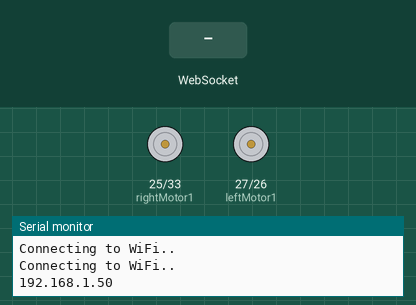
Recording of a sketch running on a simulated ESP32. On the bench: motor-driver pin pairs drawn as motors (green arrow = first pin HIGH = forward, orange = second pin HIGH = backward, longer = more drive), the last lines printed to the serial monitor. The test bench sets the inputs (shaded band). WiFi joins after 1.5 s; servers stay silent unless stated.

Above: at 3.2 s.
3.3 s: WebSocket text "B" received
At 5.1 s:
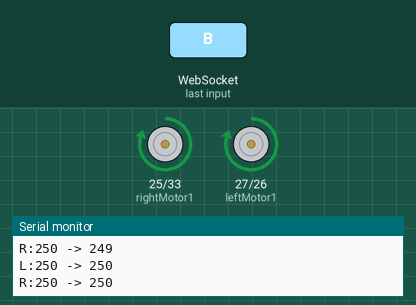
5.4 s: WebSocket text "F" received
At 7.5 s:
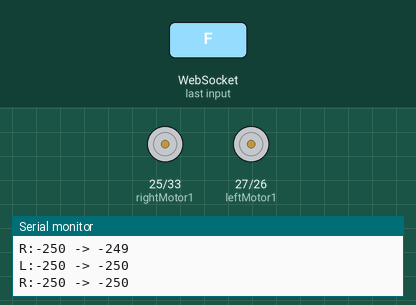
Timing chart, 0 to 9.0 s (numbered marks = the images above; inputs shaded):
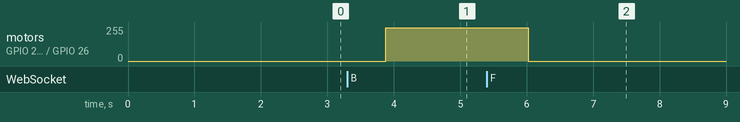

Measured:
- after the input at 3.3 s, motor on GPIO 25 (rightMotor1) / GPIO 33 (rightMotor2), motor on GPIO 27 (leftMotor1) / GPIO 26 (leftMotor2): stopped → forward 250/255 after 0.58 s
- after the input at 5.4 s, motor on GPIO 25 (rightMotor1) / GPIO 33 (rightMotor2), motor on GPIO 27 (leftMotor1) / GPIO 26 (leftMotor2): forward 250/255 → stopped after 0.63 s

The sketch:

esp32-on-the-wheels.ino
```cpp
//#include <Arduino.h>
#include <analogWrite.h>
#include "WiFi.h"
#include "ESPAsyncWebServer.h"
#include "config.h"
#include "public_html.h"

IPAddress broadCast;
String ip = "0.0.0.0";

// define pins
int leftMotor1 = 27;
int leftMotor2 = 26;
int rightMotor1 = 25;
int rightMotor2 = 33;

// define motor speed
// motor output speed
int leftMotorS = 0;
int rightMotorS = 0;

// motor speed
int leftMotorValue = 0;
int rightMotorValue = 0;

int incSpeed = 1;
int incEveryCycle = 2;
int watchDog = 0; // some value that increment every loop cycle
bool canUpdate = false;
int speedL = 250;  // 0 to 255
int speedR = 250;  // 0 to 255

bool clientOnline = false; // expected only one client!!!
AsyncWebServer server(80);
AsyncWebSocket ws("/ws");

void onWsEvent(AsyncWebSocket * server, AsyncWebSocketClient * client, AwsEventType type, void * arg, uint8_t *data, size_t len){

  if(type == WS_EVT_CONNECT){
    client->text("Ok");
    clientOnline = true;
  } else if (clientOnline && type == WS_EVT_DATA) {
    if (data[0] == 70) {
      // move forward
      leftMotorValue  = speedL * -1;
      rightMotorValue = speedR * -1;
    } else if (data[0] == 66) {
      // move backward
      leftMotorValue  = speedL;
      rightMotorValue = speedR;
    } else {
      leftMotorS      = 0;
      rightMotorS     = 0;
      leftMotorValue  = 0;
      rightMotorValue = 0;
    }
  } else if(type == WS_EVT_DISCONNECT){
    clientOnline = false;
  }
}

void setup(){
  Serial.begin(115200);

  WiFi.begin(ssid, password);

  while (WiFi.status() != WL_CONNECTED) {
    delay(1000);
    Serial.println("Connecting to WiFi..");
  }
  broadCast = WiFi.localIP();
  Serial.println(broadCast);
  ip = String(broadCast[0]) + String(".") + String(broadCast[1]) + String(".") + String(broadCast[2]) + String(".") + String(broadCast[3]);

  server.on("/", HTTP_GET, [](AsyncWebServerRequest *request){
    request->send(200, "text/html", index_html);
  });
  server.on("/w.js", HTTP_GET, [](AsyncWebServerRequest *request){
    request->send(200, "application/x-javascript", scripts_ws_js);
  });
  // Dinamic config
  server.on("/c.js", HTTP_GET, [](AsyncWebServerRequest *request){
    request->send(200, "application/x-javascript", "var c={w:'ws://" + ip + "/ws'}");
  });

  ws.onEvent(onWsEvent);
  server.addHandler(&ws);

  server.begin();
}

void loop(){
  watchDog++;
  if (watchDog > incEveryCycle) {
    watchDog = 0;
    canUpdate = true;
  }

  if (!clientOnline) {
    leftMotorS      = 0;
    rightMotorS     = 0;
    leftMotorValue  = 0;
    rightMotorValue = 0;
  }

  if (canUpdate) {
    // update motors speed with increment
    // this should reduce over power consumption issues
    if (leftMotorValue != leftMotorS) {
      Serial.print("L:");
      Serial.print(leftMotorValue);
      if (leftMotorValue > leftMotorS) {
        leftMotorS = leftMotorS + incSpeed;
      } else {
        leftMotorS = leftMotorS - incSpeed;
      }
      Serial.print(" -> ");
      Serial.println(leftMotorS);
    }

    if (rightMotorValue != rightMotorS) {
      Serial.print("R:");
      Serial.print(rightMotorValue);
      if (rightMotorValue > rightMotorS) {
        rightMotorS = rightMotorS + incSpeed;
      } else {
        rightMotorS = rightMotorS - incSpeed;
      }
      Serial.print(" -> ");
      Serial.println(rightMotorS);
    }
    canUpdate = false;
  }

  if (leftMotorS >= 0) {
    analogWrite(leftMotor1, leftMotorS);
    analogWrite(leftMotor2, 0);
  } else {
    analogWrite(leftMotor1, 0);
    analogWrite(leftMotor2, leftMotorS);
  }

  if (rightMotorS >= 0) {
    analogWrite(rightMotor1, rightMotorS);
    analogWrite(rightMotor2, 0);
  } else {
    analogWrite(rightMotor1, 0);
    analogWrite(rightMotor2, rightMotorS);
  }

}
```

public_html.h
```cpp
// This is the content for pages
const char* index_html = "<html><head><title>Title</title></head><body><button onClick='s(\"F\")'>Forward</button><br><button onClick='s(\"S\")'>STOP</button><br><button onClick='s(\"B\")'>Backward</button><script src='c.js'></script><script src='/w.js'></script></body></html>";
const char* scripts_ws_js = "var w={w:0,c:0};try{w.w=new WebSocket(c.w);w.w.onopen=function(){w.c=1};w.w.onerror=function(){w.c=0};}catch(e){console.log('E',e)};function s(d){if(w.c){w.w.send(d)}}";
```

config.example.h
```cpp
const char* ssid = "RouterSSID";
const char* password = "PaSsWoRd";
```
